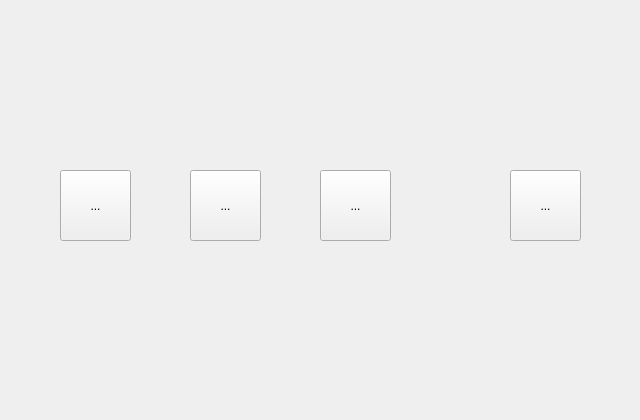
<?xml version="1.0" encoding="UTF-8"?>
<ui version="4.0">
 <class>Shop</class>
 <widget class="QWidget" name="Shop">
  <property name="geometry">
   <rect>
    <x>0</x>
    <y>0</y>
    <width>640</width>
    <height>420</height>
   </rect>
  </property>
  <property name="windowTitle">
   <string>Form</string>
  </property>
  <widget class="QToolButton" name="ctUpdateBtn">
   <property name="geometry">
    <rect>
     <x>60</x>
     <y>170</y>
     <width>71</width>
     <height>71</height>
    </rect>
   </property>
   <property name="text">
    <string>...</string>
   </property>
   <property name="iconSize">
    <size>
     <width>50</width>
     <height>50</height>
    </size>
   </property>
  </widget>
  <widget class="QToolButton" name="bnUpdateBtn">
   <property name="geometry">
    <rect>
     <x>190</x>
     <y>170</y>
     <width>71</width>
     <height>71</height>
    </rect>
   </property>
   <property name="text">
    <string>...</string>
   </property>
   <property name="iconSize">
    <size>
     <width>52</width>
     <height>52</height>
    </size>
   </property>
  </widget>
  <widget class="QToolButton" name="nvUpdateBtn">
   <property name="geometry">
    <rect>
     <x>320</x>
     <y>170</y>
     <width>71</width>
     <height>71</height>
    </rect>
   </property>
   <property name="text">
    <string>...</string>
   </property>
   <property name="iconSize">
    <size>
     <width>50</width>
     <height>50</height>
    </size>
   </property>
  </widget>
  <widget class="QToolButton" name="smShopBtn">
   <property name="geometry">
    <rect>
     <x>510</x>
     <y>170</y>
     <width>71</width>
     <height>71</height>
    </rect>
   </property>
   <property name="text">
    <string>...</string>
   </property>
   <property name="icon">
    <iconset resource="res.qrc">
     <normaloff>:/img/resource/smShop.png</normaloff>:/img/resource/smShop.png</iconset>
   </property>
   <property name="iconSize">
    <size>
     <width>52</width>
     <height>52</height>
    </size>
   </property>
  </widget>
 </widget>
 <resources>
  <include location="res.qrc"/>
 </resources>
 <connections/>
</ui>
